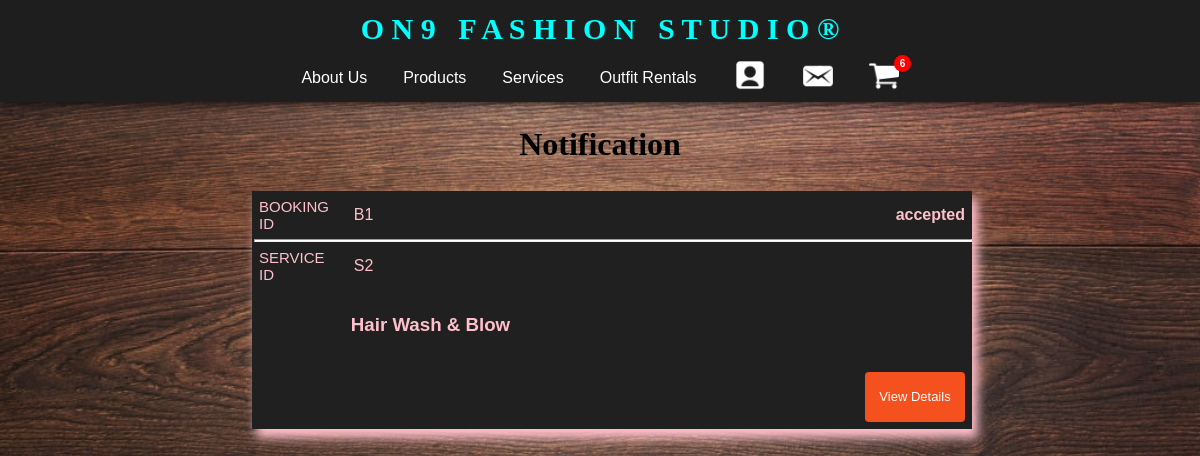
The app's page /MemberNotificationpage.php (signed in) with its own data.
### tables this page shows
CREATE TABLE IF NOT EXISTS `booking_datetime` (
  `bookingID` int(255) NOT NULL AUTO_INCREMENT,
  `memberID` int(255) NOT NULL,
  `servID` int(255) NOT NULL,
  `employee_serviceID` int(255) DEFAULT NULL,
  `bookingDate` date NOT NULL,
  `bookingTime` varchar(255) NOT NULL,
  `notesToEmployee` longtext DEFAULT NULL,
  `notesToMember` longtext DEFAULT NULL,
  `bookingStatus` varchar(255) NOT NULL DEFAULT 'pending' COMMENT 'pending, accepted, declined',
  PRIMARY KEY (`bookingID`),
  KEY `memberID` (`memberID`),
  KEY `servID` (`servID`),
  KEY `employee_serviceID` (`employee_serviceID`)
);

CREATE TABLE IF NOT EXISTS `service_list` (
  `servID` int(255) NOT NULL AUTO_INCREMENT,
  `servTitle` varchar(255) NOT NULL,
  `servCategory` varchar(255) NOT NULL,
  `servDescription` longtext NOT NULL,
  `servPrice` int(255) NOT NULL,
  `servPicture` varchar(255) NOT NULL,
  PRIMARY KEY (`servID`)
);

### MemberNotificationpage.php (the view, shortened to what this page needs)
<!DOCTYPE html>
<html lang="en">
<head>
    <link rel="stylesheet" href="MemberProfile/Notificationpage.css">
</head>
<body>
    <?php
    include('navbar-footer/navbar.php'); ?>
    <div style="height: 2vw;"></div>
    <h1 class="notificationTitle">Notification</h1>
    <div
    ><?php if (isset($_SESSION['login'])) {
                $userid = $_SESSION['id'];
            } else {
                echo "<script>window.location.href='homepage.php';</script>";
            }
            $conn = mysqli_connect('localhost', 'root', '', 'sdp_assignment');
            $notification = "Select booking_datetime.bookingID, booking_datetime.servID,booking_datetime.bookingStatus ,service_list.servTitle from booking_datetime JOIN service_list ON booking_datetime.servID = service_list.servID WHERE booking_datetime.memberID = '$userid' AND bookingStatus != 'pending'";
            $nresult = mysqli_query($conn, $notification);
            if (mysqli_num_rows($nresult) <= 0) {
            ?>
                <div style="height: 2vw;"></div>
            <h1> Unfortunately You Don't Have any Pending Service Therefore no Message will be Shown. If You Wish To Book A Service Click<a href="#"> Here</a></h1>
            <?php } else {
                $column = 0;
                $row = 1;
                while ($rows = mysqli_fetch_array($nresult)) {
                    if ($row > $column) { ?>
                    <table class="notification">
                        <tr >
                            <td style="width: 6.9vw;font-size:15px;">BOOKING ID</td>
                            <td>B<?php echo $rows['bookingID'] ?></td>
                            <td style="text-align:right;font-weight:600;" colspan="2"><?php echo $rows['bookingStatus'] ?></td>
                        </tr>
                        <tr>
                            <td colspan ="4" style="color:white;" class="whiteline"><hr style="width:100%;height:1px;background:white;"></td>
                        </tr>
                        <tr style="padding-top:10px;">
                            <td style="width: 6.9vw;font-size:15px;">SERVICE ID</td>
                            <td style="width: auto;">S<?php echo $rows['servID'] ?></td>
                        </tr>
                        <tr>
                        <td >&nbsp;</td>
                        <td colspan="3" style="padding:5px 15px 10px 2px;height:5vw;width:811px;text-align:left;"><h3><?php echo $rows['servTitle'] ?></h3></td>
                        </tr>
                        <tr>
                            <td colspan="3">&nbsp;</td>
                            <td style="text-align:right"><button class="viewbutton" onclick="window.location.href='#'"><span>View Details</span></button></td>
                        </tr>
                    </table>
                    <br>
                <?php } ?>
            <?php } ?>
        <?php } ?>
    </div>
    <br>
</body>
</html>

### MemberProfile/Notificationpage.css (style rules this page uses)
h1 { text-align: center; padding-bottom: 10px; }
body { background: url(member-bg.png) center fixed no-repeat; background-size: cover; }
.notification { margin: 0 auto; width: 60%; height: 8vw; border: none; padding: 0; box-shadow: 5px 8px 10px 1px pink; margin-left: 21vw; overflow: hidden; text-align: justify; background: #202020; color: pink; font-family: Verdana, Geneva, Tahoma, sans-serif; }
.notification tr td:not(.whiteline) { padding: 5px; }
.viewbutton { border-radius: 4px; background-color: #f4511e; border: none; color: #FFFFFF; text-align: center; font-size: 13px; width: 100px; height: 50px; transition: all 0.5s; cursor: pointer; }
.viewbutton span { cursor: pointer; display: inline-block; position: relative; transition: 0.5s; }
.viewbutton span:after { content: '\00bb'; position: absolute; opacity: 0; top: 0; right: -20px; transition: 0.5s; }

### navbar-footer/navbar-footer.css (style rules this page uses)
* { padding: 0; margin: 0; text-decoration: none; scroll-behavior: smooth; }

### records on screen
booking_datetime: bookingID "1", bookingStatus "accepted", servID "2", servID.servTitle "Hair Wash & Blow"

### other values on screen
$row_cart_number['cart_count'] "6"
